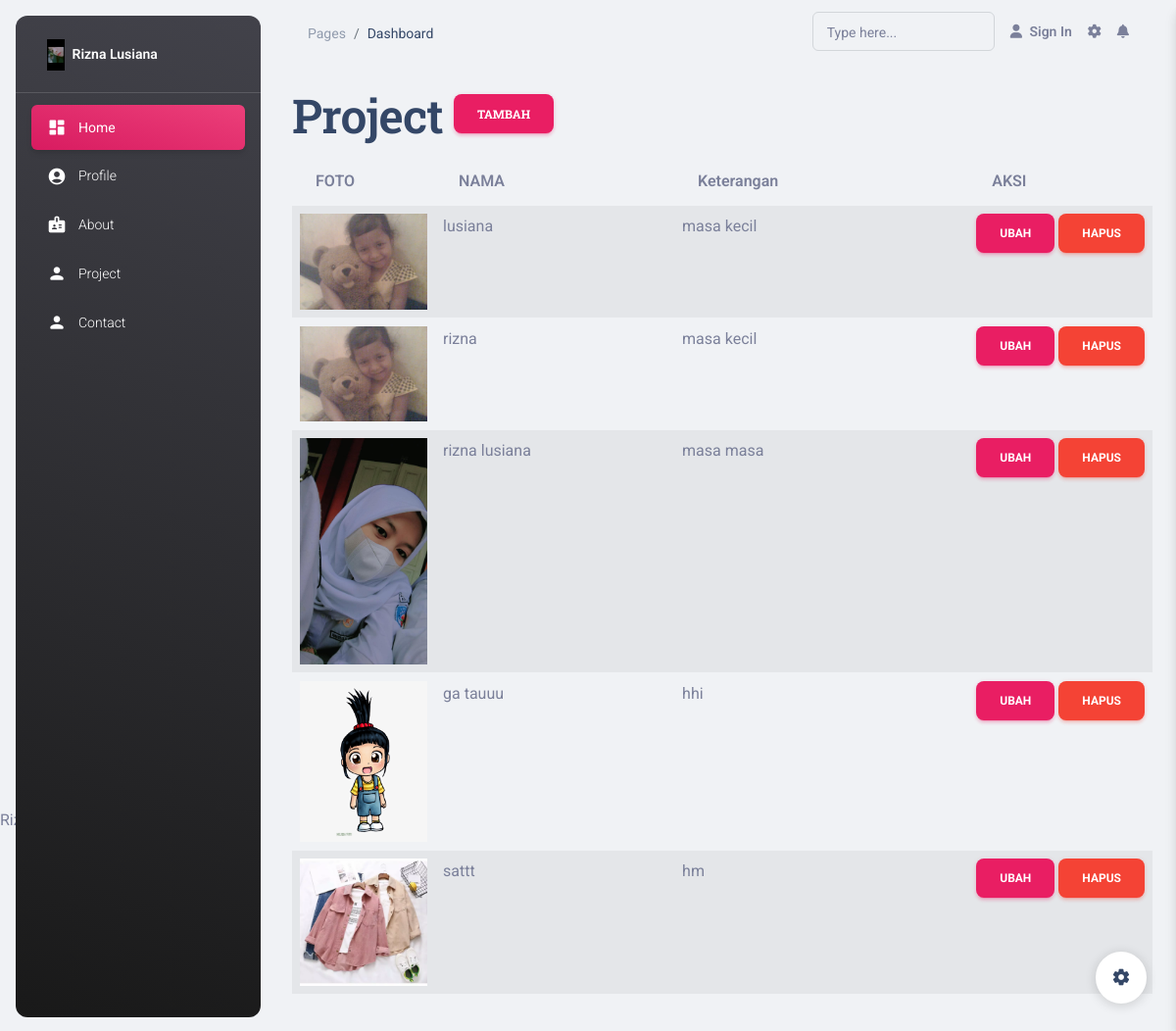
Screenshot of /admin/index.php?menu=project (signed in) with the database file from the repository.
### tables this page shows
CREATE TABLE `project` (
  `Id_p` int(11) NOT NULL,
  `Nama_p` varchar(100) NOT NULL,
  `Ket` text NOT NULL,
  `Foto` varchar(100) NOT NULL
);

### admin/views/project.php (the view, shortened to what this page needs)
<div class="row">
  <div class="col-md-12">
    <h1>
      Project
      <a href="?menu=tambah-project" class="btn btn-primary">Tambah</a>
    </h1>
    <table class="table table-striped" id="">
      <thead>
        <tr>
          <th width="15%">FOTO</th>
          <th>NAMA</th>
          <th>Keterangan</th>
          <th width="20%">AKSI</th>
        </tr>
      </thead>
      <tbody>
        <?php
        $q = mysqli_query($koneksi, "select * from project");
        while($data = mysqli_fetch_array($q)) {?>
        <tr>
          <td><img src="../foto/<?=$data[3]?>" width="130px"></td>
          <td><?=$data[1]?></td>
          <td><?=$data[2]?></td>
          <td>
          <a href="?menu=ubah-project&id=<?=$data[0]?>" class="btn btn-primary">Ubah</a>
            <a onclick="hapus(<?=$data[0]?>)" class="btn btn-danger">Hapus</a>
          </td>
        </tr>
        <?php } ?>
      </tbody>
    </table>
  </div>
</div>

### admin/index.php (shortened to what this page needs)
<?php
if (empty($_SESSION['username'])) {
  include('views/login.php');
} else {
  include("views/admin.php");
}

### admin/component/header.php (shortened to what this page needs)
<!DOCTYPE html>
<html lang="en">
<head>
  <link href="./assets/css/nucleo-icons.css" rel="stylesheet" />
  <link href="./assets/css/nucleo-svg.css" rel="stylesheet" />
  <link id="pagestyle" href="./assets/css/material-dashboard.css?v=3.0.0" rel="stylesheet" />
</head>
<body class="g-sidenav-show  bg-gray-200">
  <aside class="sidenav navbar navbar-vertical navbar-expand-xs border-0 border-radius-xl my-3 fixed-start ms-3   bg-gradient-dark" id="sidenav-main">
    <div class="sidenav-header">
      <a class="navbar-brand m-0" href="../index.php">
        <img src="image/rz.jpg" class="navbar-brand-img h-100" alt="main_logo">
        <span class="ms-1 font-weight-bold text-white">Rizna Lusiana</span>
      </a>
    </div>
    <hr class="horizontal light mt-0 mb-2">
    <div class="collapse navbar-collapse  w-auto  max-height-vh-100" id="sidenav-collapse-main">
      <ul class="navbar-nav">
        <li class="nav-item">
          <a class="nav-link text-white active bg-gradient-primary" href="?menu=home">
            <div class="text-white text-center me-2 d-flex align-items-center justify-content-center">
              <i class="material-icons opacity-10">dashboard</i>
            </div>
            <span class="nav-link-text ms-1">Home</span>
          </a>
        </li>
        <li class="nav-item">
          <a class="nav-link text-white " href="?menu=profil">
            <div class="text-white text-center me-2 d-flex align-items-center justify-content-center">
              <i class="material-icons opacity-10">account_circle</i>
            </div>
            <span class="nav-link-text ms-1">Profile</span>
          </a>
        </li>
        <li class="nav-item">
          <a class="nav-link text-white " href="?menu=about">
            <div class="text-white text-center me-2 d-flex align-items-center justify-content-center">
              <i class="material-icons opacity-10">badge</i>
            </div>
            <span class="nav-link-text ms-1">About</span>
          </a>
        </li>
        <li class="nav-item">
          <a class="nav-link text-white " href="?menu=project">
            <div class="text-white text-center me-2 d-flex align-items-center justify-content-center">
              <i class="material-icons opacity-10">person</i>
            </div>
            <span class="nav-link-text ms-1">Project</span>
          </a>
        </li>
        <li class="nav-item">
          <a class="nav-link text-white " href="?menu=contact">
            <div class="text-white text-center me-2 d-flex align-items-center justify-content-center">
              <i class="material-icons opacity-10">person</i>
            </div>
            <span class="nav-link-text ms-1">Contact</span>
          </a>
        </li>
      </ul>
    </div>
  </aside>

### admin/component/menu.php (shortened to what this page needs)
<main class="main-content position-relative max-height-vh-100 h-100 border-radius-lg ">
    <nav class="navbar navbar-main navbar-expand-lg px-0 mx-4 shadow-none border-radius-xl" id="navbarBlur" navbar-scroll="true">
      <div class="container-fluid py-1 px-3">
        <nav aria-label="breadcrumb">
          <ol class="breadcrumb bg-transparent mb-0 pb-0 pt-1 px-0 me-sm-6 me-5">
            <li class="breadcrumb-item text-sm"><a class="opacity-5 text-dark" href="javascript:;">Pages</a></li>
            <li class="breadcrumb-item text-sm text-dark active" aria-current="page">Dashboard</li>
          </ol>
        </nav>
        <div class="collapse navbar-collapse mt-sm-0 mt-2 me-md-0 me-sm-4" id="navbar">
          <div class="ms-md-auto pe-md-3 d-flex align-items-center">
            <div class="input-group input-group-outline">
              <label class="form-label">Type here...</label>
              <input type="text" class="form-control">
            </div>
          </div>
          <ul class="navbar-nav  justify-content-end">
            <li class="nav-item d-flex align-items-center">
              <a href="../index.php" class="nav-link text-body font-weight-bold px-0">
                <i class="fa fa-user me-sm-1"></i>
                <span class="d-sm-inline d-none">Sign In</span>
              </a>
            </li>
            <li class="nav-item px-3 d-flex align-items-center">
              <a href="javascript:;" class="nav-link text-body p-0">
                <i class="fa fa-cog fixed-plugin-button-nav cursor-pointer"></i>
              </a>
            </li>
            <li class="nav-item dropdown pe-2 d-flex align-items-center">
              <a href="javascript:;" class="nav-link text-body p-0" id="dropdownMenuButton" data-bs-toggle="dropdown" aria-expanded="false">
                <i class="fa fa-bell cursor-pointer"></i>
              </a>
            </li>
          </ul>
        </div>
      </div>
    </nav>

### admin/views/admin.php (shortened to what this page needs)
<?php
  include "component/header.php";
?>
<?php
  include "component/menu.php";
?>
    <div class="container-fluid py-4">
      <?php
      include("atur-konten.php");
      ?>
    </div>
  </main>
  <div class="fixed-plugin">
    <a class="fixed-plugin-button text-dark position-fixed px-3 py-2">
      <i class="material-icons py-2">settings</i>
    </a>
  </div>
<?php
include "footer.php";
?>

### admin/atur-konten.php (shortened to what this page needs)
<?php
    if($_GET['menu'] == "home" || $_GET['menu'] == ''){
    include("views/home.php");
}
    else if($_GET['menu'] == "profil"){
    include("views/profil.php");
}
    else if($_GET['menu'] == "about"){
    include("views/about.php");
}
    else if($_GET['menu'] == "tambah-project"){
    include("views/tambah-project.php");
}
else if ($_GET['menu'] == 'ubah-project') {
    include("views/ubah-project.php");
}
else if($_GET['menu'] == "project"){
    include("views/project.php");
}
?>

### admin/footer.php (shortened to what this page needs)
    <footer class="footer py-4  ">
    Rizna Lusiana
    </footer>
</body>
</html>

### rows the page displays
project: Foto (picture), Nama_p "lusiana", Ket "masa kecil"
project: Foto (picture), Nama_p "rizna", Ket "masa kecil"
project: Foto (picture), Nama_p "rizna lusiana", Ket "masa masa"
project: Foto (picture), Nama_p "ga tauuu", Ket "hhi"
project: Foto (picture), Nama_p "sattt", Ket "hm"
